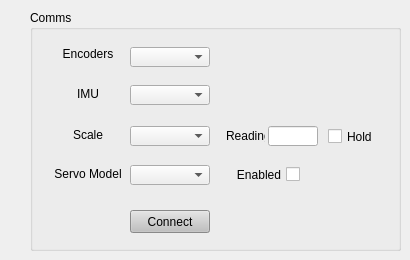
     <widget class="QWidget" name="tb_setup">
      <attribute name="title">
       <string>Setup</string>
      </attribute>
      <widget class="QGroupBox" name="SerialGroupBox">
       <property name="geometry">
        <rect>
         <x>30</x>
         <y>10</y>
         <width>371</width>
         <height>241</height>
        </rect>
       </property>
       <property name="title">
        <string>Comms</string>
       </property>
       <widget class="QPushButton" name="btn_serial_connect">
        <property name="geometry">
         <rect>
          <x>100</x>
          <y>200</y>
          <width>80</width>
          <height>23</height>
         </rect>
        </property>
        <property name="minimumSize">
         <size>
          <width>80</width>
          <height>20</height>
         </size>
        </property>
        <property name="maximumSize">
         <size>
          <width>80</width>
          <height>16777215</height>
         </size>
        </property>
        <property name="styleSheet">
         <string notr="true"> background-color: silver;
color:black;</string>
        </property>
        <property name="text">
         <string>    Connect    </string>
        </property>
       </widget>
       <widget class="QLabel" name="lbl_encoders">
        <property name="geometry">
         <rect>
          <x>8</x>
          <y>35</y>
          <width>100</width>
          <height>16</height>
         </rect>
        </property>
        <property name="minimumSize">
         <size>
          <width>100</width>
          <height>0</height>
         </size>
        </property>
        <property name="text">
         <string>Encoders</string>
        </property>
        <property name="alignment">
         <set>Qt::AlignBottom|Qt::AlignHCenter</set>
        </property>
       </widget>
       <widget class="QComboBox" name="cmb_encoder_port">
        <property name="geometry">
         <rect>
          <x>100</x>
          <y>37</y>
          <width>80</width>
          <height>20</height>
         </rect>
        </property>
        <property name="minimumSize">
         <size>
          <width>70</width>
          <height>20</height>
         </size>
        </property>
        <property name="maximumSize">
         <size>
          <width>80</width>
          <height>16777215</height>
         </size>
        </property>
        <property name="sizeAdjustPolicy">
         <enum>QComboBox::AdjustToMinimumContentsLength</enum>
        </property>
        <property name="minimumContentsLength">
         <number>15</number>
        </property>
       </widget>
       <widget class="QLabel" name="lbl_imu">
        <property name="geometry">
         <rect>
          <x>8</x>
          <y>75</y>
          <width>100</width>
          <height>16</height>
         </rect>
        </property>
        <property name="minimumSize">
         <size>
          <width>100</width>
          <height>0</height>
         </size>
        </property>
        <property name="text">
         <string>IMU</string>
        </property>
        <property name="alignment">
         <set>Qt::AlignBottom|Qt::AlignHCenter</set>
        </property>
       </widget>
       <widget class="QComboBox" name="cmb_imu_port">
        <property name="geometry">
         <rect>
          <x>100</x>
          <y>75</y>
          <width>80</width>
          <height>20</height>
         </rect>
        </property>
        <property name="minimumSize">
         <size>
          <width>70</width>
          <height>20</height>
         </size>
        </property>
        <property name="maximumSize">
         <size>
          <width>80</width>
          <height>16777215</height>
         </size>
        </property>
        <property name="sizeAdjustPolicy">
         <enum>QComboBox::AdjustToMinimumContentsLength</enum>
        </property>
        <property name="minimumContentsLength">
         <number>15</number>
        </property>
       </widget>
       <widget class="QLabel" name="lbl_scale">
        <property name="geometry">
         <rect>
          <x>8</x>
          <y>116</y>
          <width>100</width>
          <height>16</height>
         </rect>
        </property>
        <property name="minimumSize">
         <size>
          <width>100</width>
          <height>0</height>
         </size>
        </property>
        <property name="text">
         <string>Scale</string>
        </property>
        <property name="alignment">
         <set>Qt::AlignBottom|Qt::AlignHCenter</set>
        </property>
       </widget>
       <widget class="QComboBox" name="cmb_scale_port">
        <property name="geometry">
         <rect>
          <x>100</x>
          <y>116</y>
          <width>80</width>
          <height>20</height>
         </rect>
        </property>
        <property name="minimumSize">
         <size>
          <width>70</width>
          <height>0</height>
         </size>
        </property>
        <property name="maximumSize">
         <size>
          <width>80</width>
          <height>16777215</height>
         </size>
        </property>
       </widget>
       <widget class="QLabel" name="lbl_model">
        <property name="geometry">
         <rect>
          <x>8</x>
          <y>155</y>
          <width>100</width>
          <height>16</height>
         </rect>
        </property>
        <property name="minimumSize">
         <size>
          <width>100</width>
          <height>0</height>
         </size>
        </property>
        <property name="text">
         <string>Servo Model</string>
        </property>
        <property name="alignment">
         <set>Qt::AlignBottom|Qt::AlignHCenter</set>
        </property>
       </widget>
       <widget class="QComboBox" name="cmb_model_port">
        <property name="geometry">
         <rect>
          <x>100</x>
          <y>155</y>
          <width>80</width>
          <height>20</height>
         </rect>
        </property>
        <property name="minimumSize">
         <size>
          <width>70</width>
          <height>0</height>
         </size>
        </property>
        <property name="maximumSize">
         <size>
          <width>80</width>
          <height>16777215</height>
         </size>
        </property>
       </widget>
       <widget class="QCheckBox" name="chk_hold">
        <property name="geometry">
         <rect>
          <x>298</x>
          <y>118</y>
          <width>44</width>
          <height>17</height>
         </rect>
        </property>
        <property name="text">
         <string>Hold</string>
        </property>
       </widget>
       <widget class="QCheckBox" name="chk_model_enabled">
        <property name="geometry">
         <rect>
          <x>200</x>
          <y>156</y>
          <width>70</width>
          <height>17</height>
         </rect>
        </property>
        <property name="layoutDirection">
         <enum>Qt::RightToLeft</enum>
        </property>
        <property name="text">
         <string>Enabled</string>
        </property>
       </widget>
      </widget>
      <widget class="QLabel" name="label_20">
       <property name="geometry">
        <rect>
         <x>226</x>
         <y>126</y>
         <width>39</width>
         <height>20</height>
        </rect>
       </property>
       <property name="minimumSize">
        <size>
         <width>0</width>
         <height>20</height>
        </size>
       </property>
       <property name="text">
        <string>Reading</string>
       </property>
      </widget>
      <widget class="QLineEdit" name="txt_weight_2">
       <property name="geometry">
        <rect>
         <x>268</x>
         <y>126</y>
         <width>50</width>
         <height>20</height>
        </rect>
       </property>
       <property name="minimumSize">
        <size>
         <width>0</width>
         <height>20</height>
        </size>
       </property>
       <property name="maximumSize">
        <size>
         <width>50</width>
         <height>16777215</height>
        </size>
       </property>
      </widget>
     </widget>
